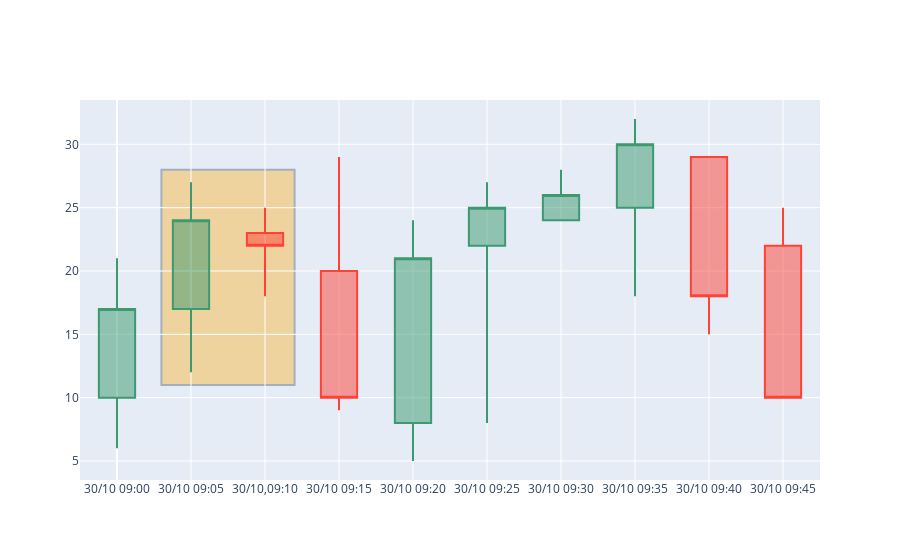

Notebook code cell kept with this figure:
### Code cell
import pandas as pd
import plotly.graph_objects as go

df = pd.DataFrame({"data_minu": ['30/10 09:00','30/10 09:05','30/10,09:10','30/10 09:15','30/10 09:20','30/10 09:25','30/10 09:30','30/10 09:35','30/10 09:40','30/10 09:45'],
                   "Open":['10','17','23','20','8','22','24','25','29','22'],
                   "High":['21','27','25','29','24','27','28','32','29','25'],
                   "Low":['6','12','18','9','5','8','24','18','15','10'],
                   "Close":['17','24','22','10','21','25','26','30','18','10']})     

tickvals =[k*0.5 for k in range(len(df))]
ticktext=list(df["data_minu"])
fig = go.Figure(data=[go.Candlestick(x=tickvals, #df['data_minu'],
                open=df['Open'], high=df['High'],
                low=df['Low'], close=df['Close'])
                     ])  

fig.update_layout(xaxis_rangeslider_visible=False, xaxis_tickvals=tickvals, xaxis_ticktext=ticktext) 

fig.add_shape(dict(type='rect',
                    xref='x', yref='y',
                    layer='below', 
                    x0 = tickvals[1] -0.2, y0 = float(df.loc[1, 'Low'])-1,
                    x1 = tickvals[2] +0.2, y1 = float(df.loc[1, 'High'])+1,
                    fillcolor='orange', #'RoyalBlue',
                    opacity=0.35))

fig.show()

print(dict(type='rect',
                    xref='x', yref='y',
                    layer='below', 
                    x0 = tickvals[1]-0.2, y0 = float(df.loc[1, 'Low'])-1,
                    x1 = tickvals[1]+0.2, y1 = float(df.loc[1, 'High'])+1,
                    fillcolor='orange', #'RoyalBlue',
                    opacity=0.35))

### Figure 1 — Plotly figure (JSON) as saved in the notebook; plotly's stock layout.template omitted (floating-point values rounded to 4 significant figures)
{"data": [{"close": ["17", "24", "22", "10", "21", "25", "26", "30", "18", "10"], "high": ["21", "27", "25", "29", "24", "27", "28", "32", "29", "25"], "low": ["6", "12", "18", "9", "5", "8", "24", "18", "15", "10"], "open": ["10", "17", "23", "20", "8", "22", "24", "25", "29", "22"], "type": "candlestick", "x": [0, 0.5, 1, 1.5, 2, 2.5, 3, 3.5, 4, 4.5]}], "layout": {"shapes": [{"fillcolor": "orange", "layer": "below", "opacity": 0.35, "type": "rect", "x0": 0.3, "x1": 1.2, "xref": "x", "y0": 11, "y1": 28, "yref": "y"}], "xaxis": {"rangeslider": {"visible": false}, "ticktext": ["30/10 09:00", "30/10 09:05", "30/10,09:10", "30/10 09:15", "30/10 09:20", "30/10 09:25", "30/10 09:30", "30/10 09:35", "30/10 09:40", "30/10 09:45"], "tickvals": [0, 0.5, 1, 1.5, 2, 2.5, 3, 3.5, 4, 4.5]}}}
